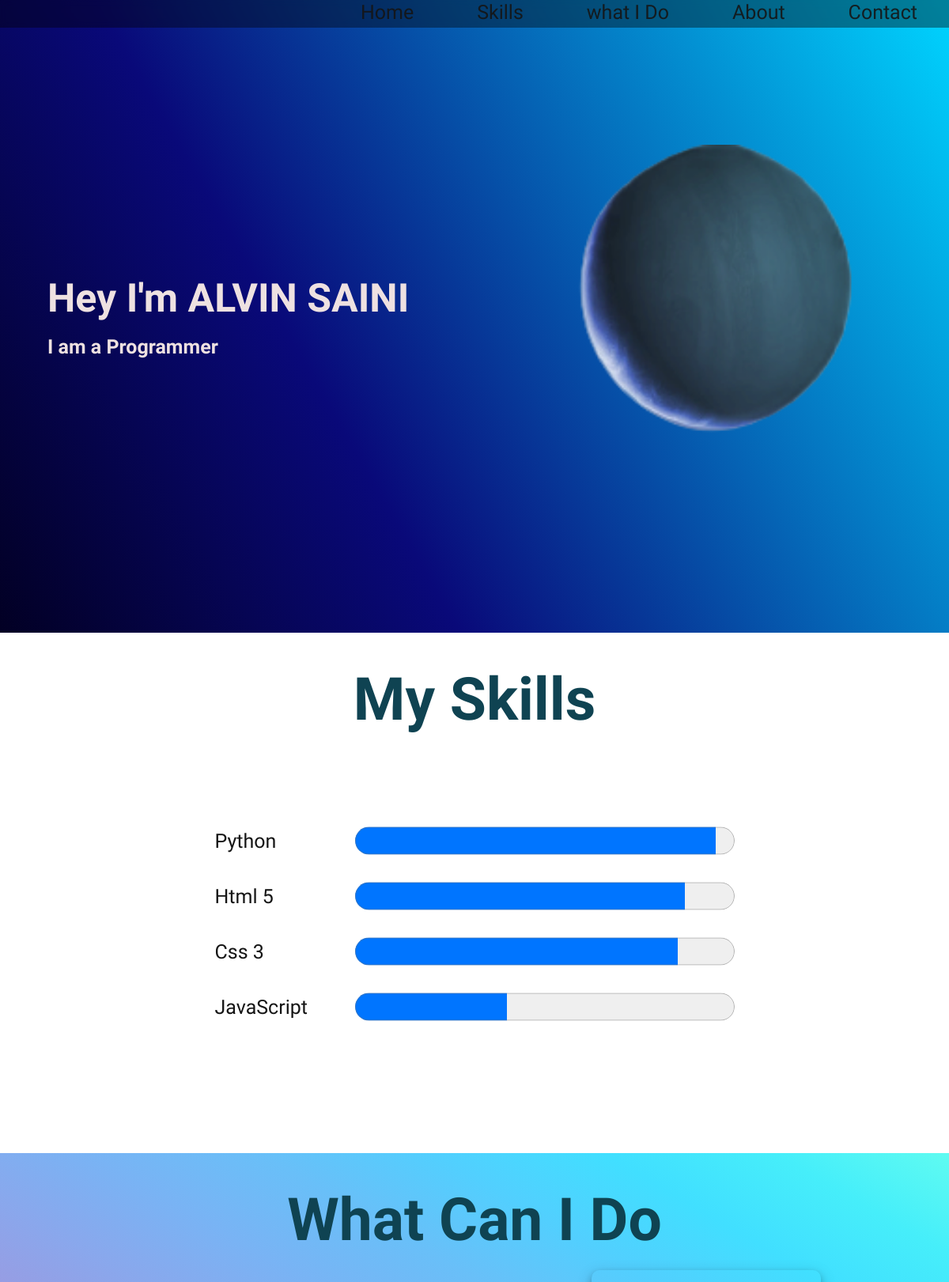
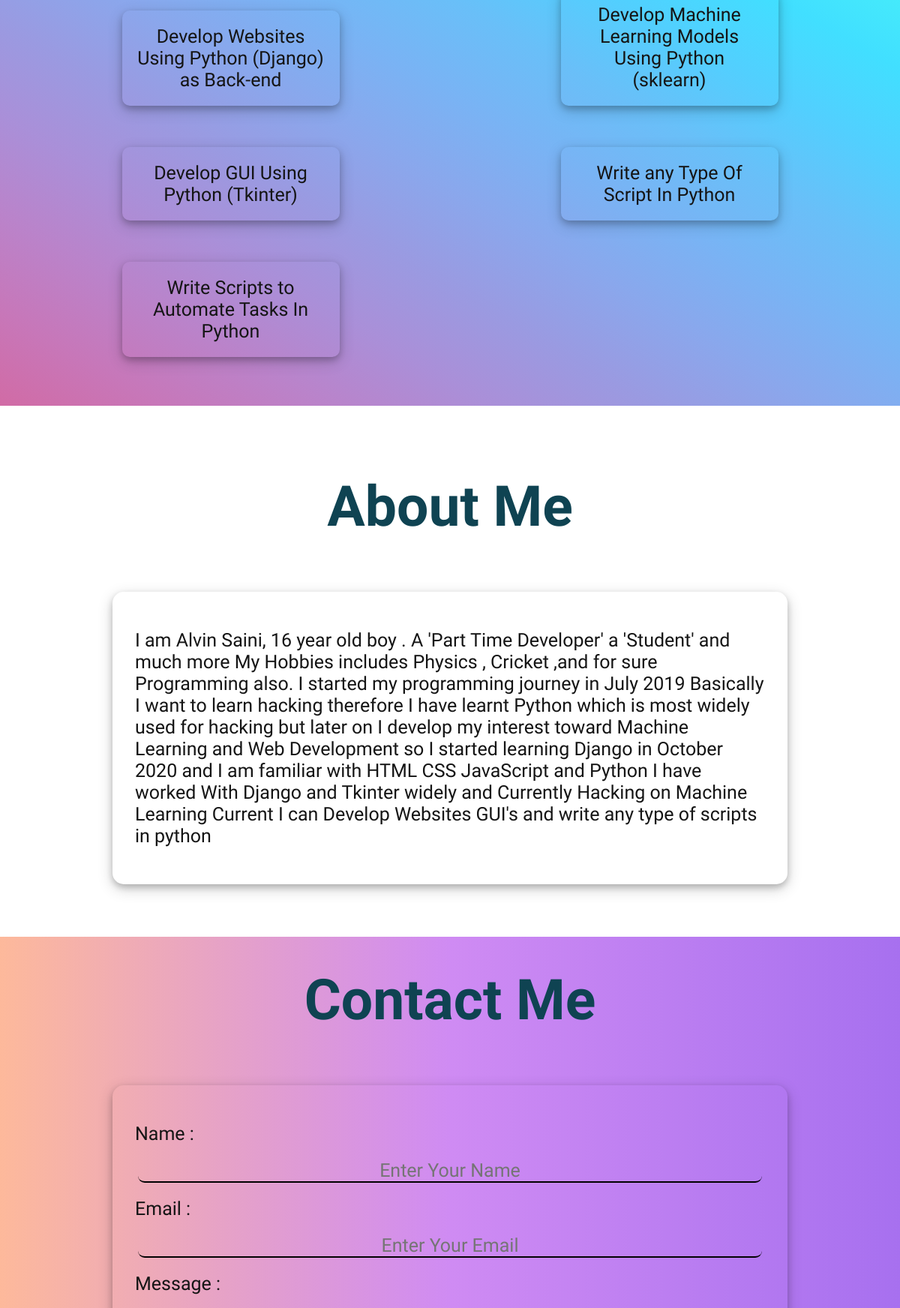
The page / (upper part) on the database its author committed (2 pictures, top to bottom).
### mainapp/models.py (models this page shows, shortened)
class Skill(models.Model):
    skill=models.CharField(max_length=50)
    level=models.IntegerField()

class idos(models.Model):
    what_you_do=models.CharField(max_length=70)
    def __str__(self):
	    	return(self.what_you_do)

class About(models.Model):
    about=models.TextField()

### mainapp/views.py (the view)
# urls.py: path("",views.index,name="index"),
def index(reuests):
    skilldic = {}
    for i in Skill.objects.values():
        skilldic[i["skill"]] = i["level"]
    context = {"skillist": skilldic, "idos": idos.objects.all(
    ), "about": About.objects.values()[0].get("about")}
    return render(reuests, "index.html", context=context)

### template/index.html (shortened to what this page needs)
{%extends 'base.html'%}
{%block links%}
<link rel="stylesheet" href="/static/css/index.css" />
{%endblock links%}
{%block body%}
<section class="nav" id="navbar">
  <a href="#contact" class="f-small f-audio c2">Contact</a>
  <a href="#about" class="f-small f-audio c2">About</a>
  <a href="#ido" class="f-small f-audio c2">what I Do</a>
  <a href="#skills" class="f-small f-audio c2">Skills</a>
  <a href="#home" class="f-small f-audio c2">Home</a>
</section>
<section id="home" class="first-sec">
  <div class="mytext">
    <h1 class="f-audio f-big">Hey I'm ALVIN SAINI</h1>
    <br />
    <h3 class="f-audio f-small">I am a Programmer</h3>
  </div>
  <div class="bg">
    <img class="planet" src="/static/image/planet.png" alt="planet" />
  </div>
</section>
<section id="skills" class="second-sec">
  <div class="heading f-big f-audio c1">
    <h1>My Skills</h1>
  </div>
  <div class="skills">
    {% for skillname,value in skillist.items%}
    <div class="skill-div">
      <p class="f-small c2 f-audio skill-name">{{skillname}}</p>
      <progress class="progressbar" value="{{value}}" max="100" />
    </div>
    {% endfor %}
  </div>
</section>
<section id="ido" class="third-sec">
  <div class="heading f-big f-audio c1">
    <h1>What Can I Do</h1>
  </div>
  <div class="dos-div">
    {% for dos in idos%}
    <div class="dos-box">
      <p class="f-small c2 f-audio">{{dos}}</p>
    </div>
    {% endfor %}
  </div>
</section>
<section id="about" class="fourth-sec">
  <div class="heading f-big f-audio c1">
    <h1>About Me</h1>
  </div>
  <div class="shadow-box">
    <p class="f-small c2 f-audio">{{about}}</p>
  </div>
</section>
<section id="contact" class="fifth-sec">
  <div class="heading f-big f-audio c1">
    <h1>Contact Me</h1>
  </div>
  <div class="shadow-box">
   <form action="/submit" method="POST">
		<div class="form-div">
			<label class="f-audio f-small c2">Name :</label>
			<input class="form-elements f-small c2 f-audio" name="name" type="text" placeholder="Enter Your Name" required>
		</div>
		<div class="form-div">
			<label class="f-audio f-small c2">Email :</label>
			<input class="form-elements f-small c2 f-audio" name="mail" type="email" placeholder="Enter Your Email" required>
		</div>
		<div class="form-div">
			<label class="f-audio f-small c2">Message :</label>
		</div>
  </form>
  </div>
</section>
{%endblock body%}

### template/base.html (shortened to what this page needs)
<!DOCTYPE html>
<html lang="en">
  <head>
    {%block links%} {%endblock links%}
    <link rel="stylesheet" href="/static/css/base.css" />
  </head>
  <body>
    {%block body%}{%endblock body%}
  </body>
</html>

### static/css/index.css (style rules this page uses)
.nav { display: flex; flex-direction: row-reverse; width:100vw; position: fixed; top: -4px; z-index: 5; padding-right: 20px; background-color: rgba(3, 2, 2, 0.39); backdrop-filter: blur(5px); }
.nav a { margin:5px 40px; text-decoration: none; opacity: 0.9; }
.first-sec { height: 100vh; background-image: linear-gradient( 60deg, #020024 0%, #090979 35%, #00d4ff 100% ); display: flex; flex-direction: row; justify-content: center; align-items: center; }
.mytext { position: absolute; left: 5vw; z-index: 2; width: 50vw; }
.bg { position: absolute; right: 5vw; }
.planet { height: 430px; width: 500px; }
.f-big { font-size: 50px; color: rgb(238, 225, 225); }
.f-small { font-size: 25px; color: rgb(238, 225, 225); }
.c1 { color: #0f4352 !important; }
.c2 { color: rgb(21, 21, 21) !important; }
.second-sec { background-color: white; }
.heading { text-align: center; padding-top: 40px; }
.skill-div { display: flex; align-items: center; }
.skill-name { margin-right: 27px; min-width: 6em; text-align: left !important; }
.skills { display: flex; margin-top: 100px; flex-direction: column; justify-content: center; align-items: center; }
.progressbar { height: 70px; width: 40vw; }
.third-sec { margin-top: 150px; background-image: linear-gradient(to right top, #d16ba5, #c777b9, #ba83ca, #aa8fd8, #9a9ae1, #8aa7ec, #79b3f4, #69bff8, #52cffe, #41dfff, #46eefa, #5ffbf1); }
.dos-div { display:grid; grid-template-columns: 1fr 1fr ; padding: 20px 20px; grid-gap: 10px; }
.dos-box { display:flex; text-align: center; margin:auto; margin-bottom: 45px; padding: 20px 20px; max-width: 250px; border-radius: 10px; box-shadow: 0 4px 8px 0 rgba(0, 0, 0, 0.2), 0 6px 20px 0 rgba(0, 0, 0, 0.19); }
.fourth-sec { margin-top: 50px; }
.shadow-box { margin: auto; margin-top: 70px; margin-bottom: 70px; padding: 50px 30px; max-width: 70vw; border-radius: 15px; box-shadow: 0 4px 8px 0 rgba(0, 0, 0, 0.2), 0 6px 20px 0 rgba(0, 0, 0, 0.19); }
.fifth-sec { padding-bottom: 45px; background: #A770EF; background: -webkit-linear-gradient(to right, #FDB99B, #CF8BF3, #A770EF); background: linear-gradient(to right, #FDB99B, #CF8BF3, #A770EF); }
.form-div { display: flex; flex-direction: column; }
.form-elements { margin:20px 4px; text-align: center; border:none; background: none; outline: none; border-bottom: 2px solid rgb(0, 0, 0); border-radius: 9px; }

### static/css/base.css (style rules this page uses)
* { margin: 0px; padding: 0px; }
.f-audio { font-family: 'Audiowide', cursive; }

### rows shown on the page
Skill: skillist "Python"
Skill: skillist "Html 5"
Skill: skillist "Css 3"
Skill: skillist "JavaScript"
idos: what_you_do "Develop Websites Using Python (Django) as Back-end"
idos: what_you_do "Develop Machine Learning Models Using Python (sklearn)"
idos: what_you_do "Develop GUI Using Python (Tkinter)"
idos: what_you_do "Write any Type Of Script In Python"
idos: what_you_do "Write Scripts to Automate Tasks In Python"
About: about "I am Alvin Saini, 16 year old boy . A 'Part Time Developer' a 'Student' and much more My Hobbies includes Physics , Cricket ,and for sure Programming also. I started my programming journey in July 2019 Basically I want to learn hacking therefore I have learnt Python which is most widely used for hacking but later on I develop my interest toward Machine Learning and Web Development so I started learning Django in October 2020 and I am familiar with HTML CSS JavaScript and Python I have worked With Django and Tkinter widely and Currently Hacking on Machine Learning Current I can Develop Websites GUI's and write any type of scripts in python"
